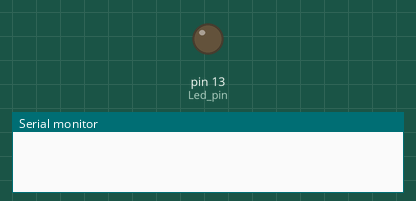
Simulated run of this sketch. Board: Arduino Uno, built with avr-gcc and run on an emulated ATmega328P. Shown: output pins drawn as LEDs (lit = HIGH), the last lines printed to the serial monitor.

Above: at 1.0 s.
At 7.0 s:
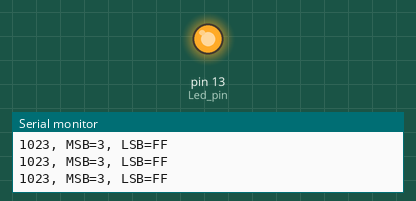
Timing chart, 0 to 9.2 s (numbered marks = the images above):
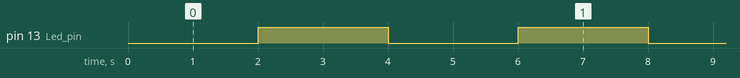

Measured:
- by itself, pin 13 (Led_pin): alternates HIGH for 2.0 s and LOW for 2.0 s

The sketch:

sender.ino
```cpp
#include "SoftwareSerial.h" // Inclui a biblioteca SoftwareSerial

#define intervalo 2000
#define Led_pin 13

// Cria uma serial em software
SoftwareSerial SenderBoard(10,11); // (RX, TX)

unsigned long anteriorMillis = 0;
unsigned long atualMillis = 0;
bool status_led = 0;
unsigned dado_raw=0x3FF;

void setup() {
  // inicia a serial em software com uma taxa de 9600 bit/s
  SenderBoard.begin(1200);

  // configura o pino do botao como entrada com resistor de pullup interno
  pinMode(Led_pin, OUTPUT);

  Serial.begin(9600);
}

void loop() {

  atualMillis=millis();
  if (atualMillis - anteriorMillis >= intervalo)
  {
    // registra novo valor para tempo de referencia
    anteriorMillis = atualMillis;

    status_led=!status_led;

    //uint8_t LSB = dado_raw;
    //uint8_t MSB = dado_raw >> 8;
    //SenderBoard.write(LSB); // envia byte baixo
    //SenderBoard.write(MSB); // envia byte alto

    uint8_t MSB = highByte(dado_raw); //0x3F em MSB
    uint8_t LSB = lowByte(dado_raw);  //0xFF em LSB

    SenderBoard.write(LSB); // envia byte baixo
    SenderBoard.write(MSB); // envia byte alto

    Serial.print(dado_raw);
    Serial.print(", MSB=");
    Serial.print(MSB, HEX);
    Serial.print(", LSB=");
    Serial.println(LSB, HEX);

    digitalWrite(Led_pin, status_led);

  }
}
```
